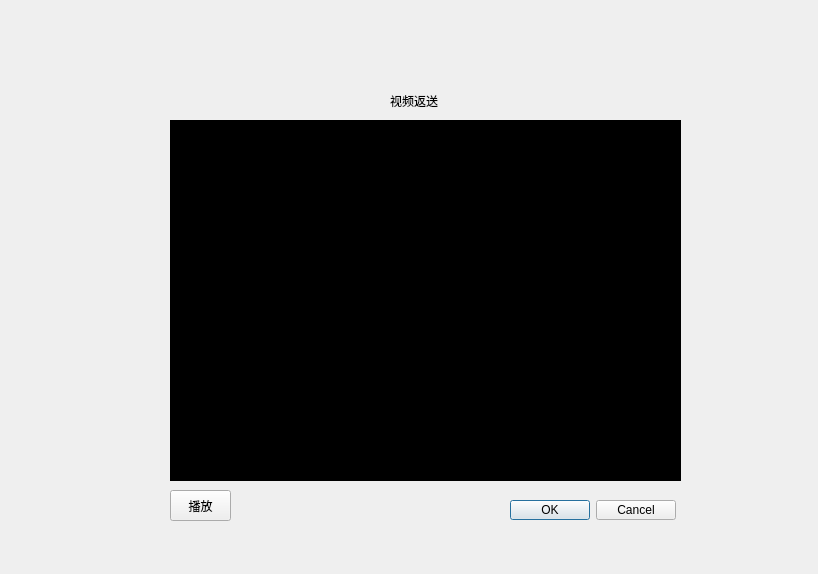
<?xml version="1.0" encoding="UTF-8"?>
<ui version="4.0">
 <class>camerawindow</class>
 <widget class="QWidget" name="camerawindow">
  <property name="geometry">
   <rect>
    <x>0</x>
    <y>0</y>
    <width>818</width>
    <height>574</height>
   </rect>
  </property>
  <property name="windowTitle">
   <string>Form</string>
  </property>
  <widget class="QWidget" name="video" native="true">
   <property name="geometry">
    <rect>
     <x>170</x>
     <y>120</y>
     <width>511</width>
     <height>361</height>
    </rect>
   </property>
   <property name="styleSheet">
    <string notr="true">background-color: rgb(0, 0, 0);</string>
   </property>
  </widget>
  <widget class="QLabel" name="label">
   <property name="geometry">
    <rect>
     <x>390</x>
     <y>90</y>
     <width>71</width>
     <height>21</height>
    </rect>
   </property>
   <property name="styleSheet">
    <string notr="true">font: 11pt &quot;Agency FB&quot;;</string>
   </property>
   <property name="text">
    <string>视频返送</string>
   </property>
  </widget>
  <widget class="QDialogButtonBox" name="buttonBox">
   <property name="geometry">
    <rect>
     <x>510</x>
     <y>500</y>
     <width>166</width>
     <height>20</height>
    </rect>
   </property>
   <property name="standardButtons">
    <set>QDialogButtonBox::Cancel|QDialogButtonBox::Ok</set>
   </property>
  </widget>
  <widget class="QToolButton" name="toolButton">
   <property name="geometry">
    <rect>
     <x>170</x>
     <y>490</y>
     <width>61</width>
     <height>31</height>
    </rect>
   </property>
   <property name="styleSheet">
    <string notr="true">font: 11pt &quot;Agency FB&quot;;</string>
   </property>
   <property name="text">
    <string>播放</string>
   </property>
  </widget>
 </widget>
 <resources/>
 <connections/>
</ui>
